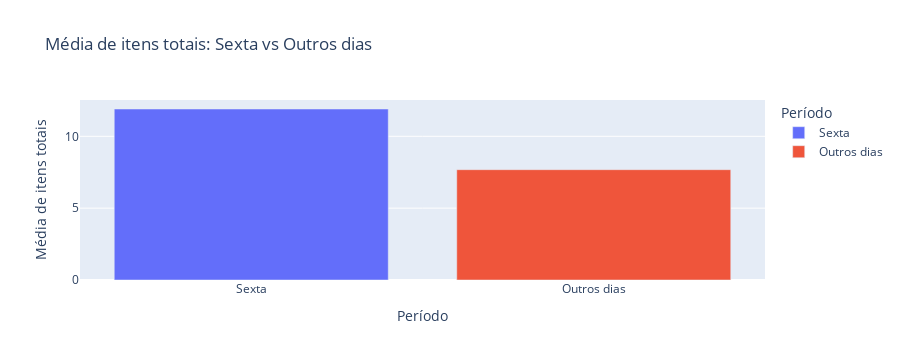

Write notebook code for a chart like this one.
### Markdown cell above
#### <u>**Sexta vende-se 40% a mais em relação a segunda a quinta**<u/>

### Code cell
# Selecionar itens totais para sexta-feira
sexta = df4[df4['dia_da_semana'] == 'sexta']['itens_totais']

# Selecionar itens totais para segunda, terça, quarta e quinta
outros_dias = df4[df4['dia_da_semana'].isin(['segunda', 'terca', 'quarta', 'quinta'])]['itens_totais']

# Calcular a média de itens totais
media_sexta = sexta.mean()
media_outros_dias = outros_dias.mean()

# Criar um DataFrame para plotagem
data = {
    'Periodo': ['Sexta', 'Outros dias'],
    'Media de itens totais': [media_sexta, media_outros_dias]
}

df4_plot = pd.DataFrame(data)

# Criar o gráfico de barras
fig = px.bar(df4_plot, x='Periodo', y='Media de itens totais', color='Periodo',
             labels={'Media de itens totais': 'Média de itens totais', 'Periodo': 'Período'},
             title="Média de itens totais: Sexta vs Outros dias")

fig.show()

# Calcular a diferença percentual
diferenca_percentual = ((media_sexta - media_outros_dias) / media_outros_dias) * 100

print('\n'f"A média de itens totais na sexta-feira é {diferenca_percentual:.2f}% maior em comparação com os outros dias da semana."'\n')

# Teste t de Student para comparar as médias
u_statistic, p_value = stats.ttest_ind(sexta, outros_dias)

alpha = 0.05

if p_value < alpha:
    print("A diferença na média de itens totais entre sexta-feira e os outros dias da semana é estatisticamente relevante.")
else:
    print("A diferença na média de itens totais entre sexta-feira e os outros dias da semana não é estatisticamente relevante.")

print("Valor p:", p_value)

### Figure 1 — Plotly figure (JSON) as saved in the notebook; plotly's stock layout.template omitted (floating-point values rounded to 4 significant figures)
{"data": [{"alignmentgroup": "True", "hovertemplate": "Período=%{x}<br>Média de itens totais=%{y}<extra></extra>", "legendgroup": "Sexta", "marker": {"color": "#636efa", "pattern": {"shape": ""}}, "name": "Sexta", "offsetgroup": "Sexta", "orientation": "v", "showlegend": true, "textposition": "auto", "type": "bar", "x": ["Sexta"], "xaxis": "x", "y": [11.9], "yaxis": "y"}, {"alignmentgroup": "True", "hovertemplate": "Período=%{x}<br>Média de itens totais=%{y}<extra></extra>", "legendgroup": "Outros dias", "marker": {"color": "#EF553B", "pattern": {"shape": ""}}, "name": "Outros dias", "offsetgroup": "Outros dias", "orientation": "v", "showlegend": true, "textposition": "auto", "type": "bar", "x": ["Outros dias"], "xaxis": "x", "y": [7.677], "yaxis": "y"}], "layout": {"barmode": "relative", "height": 360, "legend": {"title": {"text": "Período"}, "tracegroupgap": 0}, "title": {"text": "Média de itens totais: Sexta vs Outros dias"}, "xaxis": {"anchor": "y", "autorange": true, "categoryarray": ["Sexta", "Outros dias"], "categoryorder": "array", "domain": [0, 1], "range": [-0.5, 1.5], "title": {"text": "Período"}, "type": "category"}, "yaxis": {"anchor": "x", "autorange": true, "domain": [0, 1], "range": [0, 12.53], "title": {"text": "Média de itens totais"}, "type": "linear"}}}
